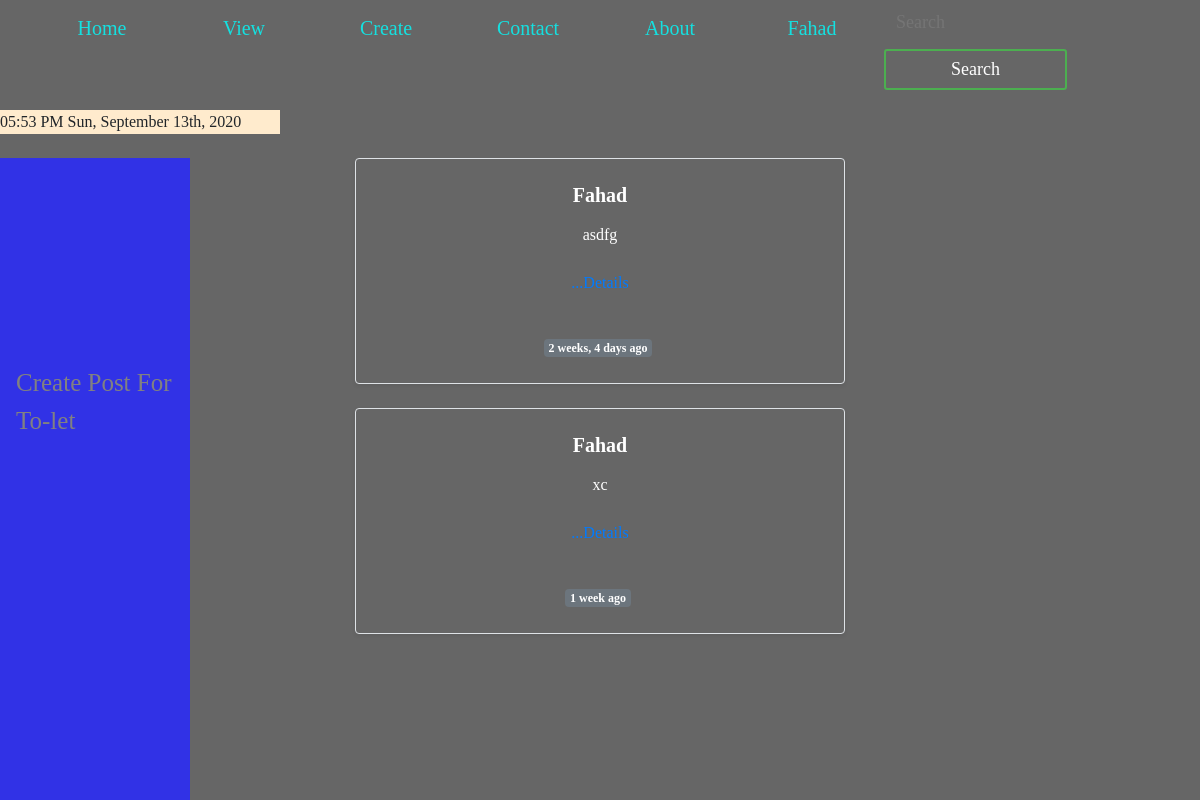
Page /tolet/viewtolet/ (signed in) on the committed database.
### tolet/models.py (models this page shows, shortened)
class Post(models.Model):
    CATEGORY=(
        ('a', 'Flat'),
        ('b', 'Room'),
        ('c', 'Any_space'),
        ('d', 'Land'),
        ('e', 'Shop'),
        ('f', 'Hostel_seat'),
        ('g', 'Company'),
        ('h', 'Building'),
        ('i', 'Bill_board'),
        ('j', 'Media_advertisement'),
    )
    user=models.ForeignKey(User, on_delete=models.CASCADE, related_name='feeds')
    house_no=models.CharField(max_length=40, default="")
    post_code=models.CharField(max_length=50, default="")
    road_no=models.CharField(max_length=50, default="")
    village=models.CharField(max_length=50, default="")
    upozila=models.CharField(max_length=50, default="")
    Zilla=models.CharField(max_length=50, default="")
    division=models.CharField(max_length=50, default="")
    country=models.CharField(max_length=50, default="")
    category=models.CharField(max_length=1,choices=CATEGORY, default="")
    rent=models.IntegerField()
    no_of_img=models.IntegerField(default=0)
    area=models.CharField(max_length=50, default="")
    text=models.TextField(blank=False, max_length=500)
    timestamp=models.DateTimeField(default=now)
    views = models.ManyToManyField(User, related_name='tpost_view')
    likes = models.ManyToManyField(User, related_name='tolet_post')

### tolet/views.py (the view)
# urls.py: path('viewtolet/', views.viewtolet, name='viewtolet'),
def viewtolet(request):
    post= Post.objects.all()
    n=len(post)
    nSlides = ceil(n/4)
    allProds = []
    catprods= Post.objects.values('category', 'id')
    cats = { item ['category'] for item in catprods}
    for cat in cats:
        post= Post.objects.filter(category = cat)
        n = len(post)
        nSlides = ceil(n / 4)
        allProds.append([post, range(1, nSlides), nSlides])
    params = {'allProds': allProds}
    return render(request, 'tolet/viewtolet.html', params)

### templates/tolet/viewtolet.html (shortened to what this page needs)
{% extends 'basic.html' %}
{% load humanize %}
{% block body %}
{% load crispy_forms_tags %}
{% load static %}
{% if user.is_authenticated %}
<div class="sidenav">
    <a class="nav-link" href="/tolet/posttolet">Create Post For To-let</a>
</div>
<div class="container">
    {% for product, range, nSlides in allProds %}
    <div>
    {% for item in product %}
    <div class="col-md-12 ">
        <div class="row bg-succes no-gutters border rounded overflow-hidden flex-md-row mb-4 shadow-sm h-md-250 position-relative">
            <div class="col  p-4 d-flex flex-column position-static">
                <strong class="d-inline-block mb-2  text-primary">
                    <h5><b>{{item.user}}</b></h5>
                </strong>
                <div class="preview">
                    <p class="card-text mb-auto">{{item.text|safe|truncatechars:350}}</p>
                    <br>
                     <a href="/tolet/toletpost/{{item.id}}"
                            class="stretched-link">...Details</a></p>
                    <br>
                    <span class="badge badge-secondary"> {{item.timestamp|naturaltime}} </span>
                </div>
            </div>
        </div>
    </div>
    {% endfor %}
    </div>
    {% endfor %}
</div>
{% else %}
<div class="mt-3">
    <h3>Please Login to see posts </h3>
</div>
{% endif %}
{% endblock %}

### templates/basic.html (shortened to what this page needs)
<!doctype html>
<html lang="en">
<head>
  <link rel="stylesheet" href="https://stackpath.bootstrapcdn.com/bootstrap/4.2.1/css/bootstrap.min.css"
>
  {% load notifications_tags %}
  {% load static %}
  <link href="{% static 'css/style.css'  %}" rel='stylesheet'>
</head>
<body>
  <nav class="navbar navbar-expand-lg navbar-dark">
    <div>
      <ul>
        <li class="{% block blogactive %}
      {% endblock blogactive %} ">
          <a href="/profile/">Home</a>
        </li>
        <li>
          <a class="{% block viewactive %}
      {% endblock viewactive %}" href="#"> View</a>
        </li>
        <li>
          <a href="#">Create</a>
        </li>
        <li class=" {% block contactactive %}
      {% endblock contactactive %}">
          <a href="/profile/contact/">Contact</a>
        </li>
        <li class="  {% block aboutactive %}
      {% endblock aboutactive %}">
          <a href="/profile/about_us/">About</a>
        </li>
        {% if user.is_authenticated %}
        <li>
          <a href="#"> {{request.user}} </a>
        </li>
        <form method="GET" action="/posts/search/" class="form-inline my-2 my-lg-0">
          <input class="in " type="search" placeholder="Search" aria-label="Search" name="q" id="search">
          <button class="btn  btn-sm" type="submit" value="{{ query|escape }}">Search</button>
        </form>
      </ul>
      {% endif %}
    </div>
  </nav>
  <div class="ab">
   {% now "h:i A" as current_time %}
    {{ current_time|center:"150"  }}  {% now "D, F jS, Y" %}
  </div>
  <br>
  {% block body %} {% endblock %}
</body>
</html>

### static/css/style.css (style rules this page uses)
body { margin: 0; padding: 0; font-family: sens-serif; height: 100vh; background: linear-gradient(rgba(0,0,0,0.6), rgba(0,0,0,0.6)), url('/static/images/map.jpg'); background-size: cover; background-attachment: fixed; background-position: top; }
ul { margin: 0px; padding: 0px; list-style: none; }
ul li { float: left ; height: 30px; width:140px; background-color: none; opacity: 0.8; line-height: 40px; text-align: center; font-size: 20px; margin-right: 2px; }
ul li a { text-decoration: none; color:aqua; display: block; }
.container { width: 550px; text-align: center; top: 50%; left: 50%; transform: translate (-50%, -50%); color: white; }
.container b { color:white; }
input { width: 100%; border: none; outline: none; background: none; color: white; float: left; margin: 0 10px; font-size: 18px; }
.ab { background:blanchedalmond; text-shadow: brown; width:280px; }
.in { width:100px; border: none; outline: none; background: none; color: white; float: left; margin: 0 10px; font-size: 18px; }
.btn { width: 100%; background: none; border: 2px solid #4caf50; color: white; padding: 5px; font-size: 18px; cursor: pointer; margin: 12px 0; }
.col-md-6 p,b { background: none; color: white; }
.col-md-6 h1, h2, h3, h4, h5, h6 { background: none; color:aquamarine; }

### rows in the picture
Post: user "Fahad", text "asdfg", timestamp "2 weeks, 4 days ago"
Post: user "Fahad", text "xc", timestamp "1 week ago"

### other values in the picture
{{ request.user }} "Fahad"
{{ current_time|center:"150" }} "05:53 PM"
